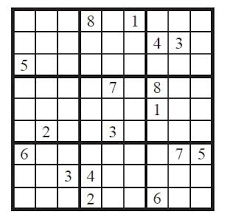
#> input picture Nadon/testImages/image1.png, 233 x 217 px, found by its file name
$ python split_cells_and_identify_empty_cells.py
#> lines starting #> are read from the running program, lines starting #| are printed output that depends on the picture; after the words box and inside, x2 and y2 are one past the last pixel; in counts of white or black regions, pixels touching at a corner belong together
import cv2
import numpy as np

# ---------- Configuration ----------
img_path = "Images/image1.png"
img_height, img_width = 450, 450
CELL_DISPLAY_SIZE = 50
CELL_SPACING = 5
EMPTY_FILL_RATIO = 0.05  # fraction of white pixels to consider a cell empty

# ---------- Functions ----------

def preprocess_image(img_path):
    img = cv2.imread(img_path)
    if img is None:
        raise FileNotFoundError(f"Cannot read image at {img_path}")

    img = cv2.resize(img, (img_width, img_height))

    cv2.imshow("Input image (resized)", img)
    cv2.waitKey(0)
    cv2.destroyAllWindows()

    img_gray = cv2.cvtColor(img, cv2.COLOR_BGR2GRAY)
    img_blur = cv2.GaussianBlur(img_gray, (5, 5), 1)
    img_thresh = cv2.adaptiveThreshold(
        img_blur, 255,
        cv2.ADAPTIVE_THRESH_GAUSSIAN_C,
        cv2.THRESH_BINARY, 11, 2
    )
    img_thresh = cv2.bitwise_not(img_thresh)
    return img, img_thresh

def find_biggest_contour(img, img_thresh):
    contours, _ = cv2.findContours(img_thresh, cv2.RETR_EXTERNAL, cv2.CHAIN_APPROX_SIMPLE)
    biggest_area = 0
    biggest_contour = None
    for contour in contours:
        area = cv2.contourArea(contour)
        if area > 1000:
            peri = cv2.arcLength(contour, True)
            approx = cv2.approxPolyDP(contour, 0.02 * peri, True)
            if area > biggest_area and len(approx) == 4:
                biggest_area = area
                biggest_contour = approx
    if biggest_contour is None:
        raise Exception("No suitable Sudoku contour found!")

    points = biggest_contour.reshape((4, 2)).astype(np.float32)
    new_points = np.zeros((4, 2), dtype=np.float32)
    add = points.sum(1)
    new_points[0] = points[np.argmin(add)]
    new_points[2] = points[np.argmax(add)]
    diff = np.diff(points, axis=1)
    new_points[1] = points[np.argmin(diff)]
    new_points[3] = points[np.argmax(diff)]
    return new_points

def warp_image(img, corners):
    destination = np.array([
        [0, 0],
        [img_width - 1, 0],
        [img_width - 1, img_height - 1],
        [0, img_height - 1]
    ], dtype=np.float32)
    matrix = cv2.getPerspectiveTransform(corners, destination)
    warped = cv2.warpPerspective(img, matrix, (img_width, img_height))
    return warped

def crop_cell_margin(cell, margin_ratio=0.05):
    h, w = cell.shape[:2]
    top = int(h * margin_ratio)
    bottom = int(h * (1 - margin_ratio))
    left = int(w * margin_ratio)
    right = int(w * (1 - margin_ratio))
    return cell[top:bottom, left:right]

def split_cells_to_matrix(warped_img, crop_margin=True):

    h, w = warped_img.shape[:2]
    cell_h, cell_w = h // 9, w // 9
    grid = []
    for row in range(9):
        row_cells = []
        for col in range(9):
            x0, y0 = col * cell_w, row * cell_h
            x1, y1 = (col + 1) * cell_w, (row + 1) * cell_h
            cell = warped_img[y0:y1, x0:x1]
            if crop_margin:
                cell = crop_cell_margin(cell, margin_ratio=0.2)
            row_cells.append(cell)
        grid.append(row_cells)
    return grid

def binarize_cell(cell):
    gray = cv2.cvtColor(cell, cv2.COLOR_BGR2GRAY)
    blur = cv2.GaussianBlur(gray, (3, 3), 0)
    bin_cell = cv2.adaptiveThreshold(
        blur, 255,
        cv2.ADAPTIVE_THRESH_GAUSSIAN_C,
        cv2.THRESH_BINARY_INV,
        11, 2
    )
    return bin_cell

def is_cell_empty(cell, fill_ratio=EMPTY_FILL_RATIO):
    bin_cell = binarize_cell(cell)
    h, w = bin_cell.shape
    white_pixels = cv2.countNonZero(bin_cell)
    return (white_pixels / (h * w)) < fill_ratio

def print_sudoku_placeholder_with_separators(grid_cells):
    sudoku_grid = []
    for row in grid_cells:
        row_symbols = []
        for cell in row:
            if is_cell_empty(cell):
                row_symbols.append('0')  # empty cell
            else:
                row_symbols.append('X')  # filled placeholder
        sudoku_grid.append(row_symbols)

    print("Sudoku Grid (0 = empty, X = placeholder):\n")
    for i, row in enumerate(sudoku_grid):
        row_str = ""
        for j, val in enumerate(row):
            row_str += val + " "
            if (j + 1) % 3 == 0 and j < 8:
                row_str += "| "
        print(row_str.strip())
        if (i + 1) % 3 == 0 and i < 8:
            print("-" * 21)

def display_cells_grid(grid_cells, cell_size=CELL_DISPLAY_SIZE, spacing=CELL_SPACING):
    """Display all 81 cells in one window with spacing."""
    grid_img_height = 9 * cell_size + 8 * spacing
    grid_img_width = 9 * cell_size + 8 * spacing
    grid_img = np.ones((grid_img_height, grid_img_width), dtype=np.uint8) * 255  # white background

    for row in range(9):
        for col in range(9):
            cell = grid_cells[row][col]
            cell_gray = cv2.cvtColor(cell, cv2.COLOR_BGR2GRAY)
            cell_resized = cv2.resize(cell_gray, (cell_size, cell_size))

            y_start = row * (cell_size + spacing)
            y_end = y_start + cell_size
            x_start = col * (cell_size + spacing)
            x_end = x_start + cell_size

            grid_img[y_start:y_end, x_start:x_end] = cell_resized

    cv2.imshow("Individual cropped cells", grid_img)
    cv2.waitKey(0)
    cv2.destroyAllWindows()


def display_cells_grid_with_placeholders(grid_cells, cell_size=CELL_DISPLAY_SIZE, spacing=CELL_SPACING):

    grid_img_height = 9 * cell_size + 8 * spacing
    grid_img_width = 9 * cell_size + 8 * spacing
    grid_img = np.ones((grid_img_height, grid_img_width), dtype=np.uint8) * 255  # white background

    for row in range(9):
        for col in range(9):
            cell = grid_cells[row][col]
            cell_gray = cv2.cvtColor(cell, cv2.COLOR_BGR2GRAY)
            cell_resized = cv2.resize(cell_gray, (cell_size, cell_size))

            y_start = row * (cell_size + spacing)
            y_end = y_start + cell_size
            x_start = col * (cell_size + spacing)
            x_end = x_start + cell_size

            grid_img[y_start:y_end, x_start:x_end] = cell_resized

            # Overlay placeholder text
            if is_cell_empty(cell):
                text = '0'
            else:
                text = 'X'

            # Put text in the center of the cell
            font = cv2.FONT_HERSHEY_SIMPLEX
            font_scale = 0.6
            thickness = 1
            text_size, _ = cv2.getTextSize(text, font, font_scale, thickness)
            text_x = x_start + (cell_size - text_size[0]) // 2
            text_y = y_start + (cell_size + text_size[1]) // 2
            cv2.putText(grid_img, text, (text_x, text_y), font, font_scale, (0,), thickness, cv2.LINE_AA)

    cv2.imshow("Individual cropped cells with Placeholders", grid_img)
    cv2.waitKey(0)
    cv2.destroyAllWindows()


# ---------- Main Pipeline ----------
def main():
    img, img_thresh = preprocess_image(img_path)
#> in preprocess_image, img is the input picture: shape (217, 233, 3); mean B, G, R 213.9, 213.9, 214
#> in preprocess_image, `img = cv2.resize(img, (img_width, img_height))`:
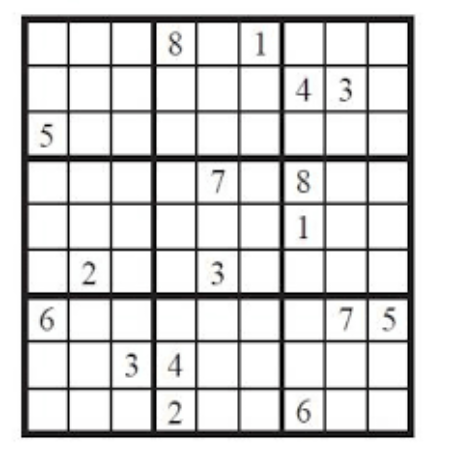
#> img: shape (450, 450, 3); mean B, G, R 213.8, 213.8, 213.9
#> in preprocess_image, `img_blur = cv2.GaussianBlur(img_gray, (5, 5), 1)`:
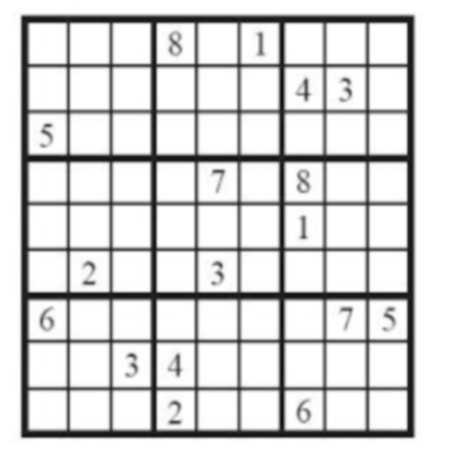
#> img_blur: shape (450, 450); min 19, max 255, mean 213.8
#> in preprocess_image, `img_thresh = cv2.adaptiveThreshold( img_blur, 255, cv2.ADAPTIVE_THRESH..`:
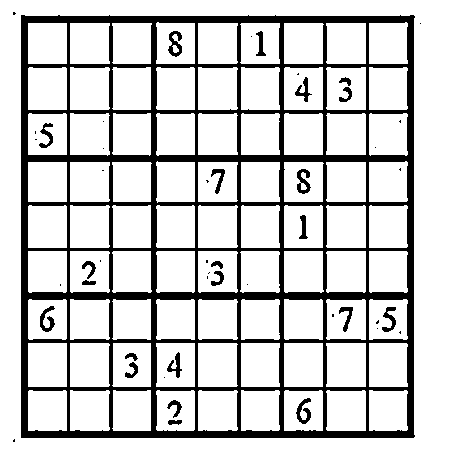
#> img_thresh: shape (450, 450); 80.5% white; 48 black regions (25 under 20 px), largest, box (x1, y1, x2, y2) and area: (21, 15, 415, 438) 36724, (168, 31, 182, 57) 199, (297, 169, 311, 194) 197
#> in preprocess_image, `img_thresh = cv2.bitwise_not(img_thresh)`: img_thresh: shape (450, 450); 19.5% white; 48 white regions (25 under 20 px)
    corners = find_biggest_contour(img, img_thresh)
#> in find_biggest_contour, `contours, _ = cv2.findContours(img_thresh, cv2.RETR_EXTERNAL, cv2.CHAI..`: contours = 4 contours, 3 with area under 20; largest, box (x1, y1, x2, y2) and area: (21, 15, 415, 438) 165049
#> the loop in find_biggest_contour, `for contour in contours:` made 4 passes
#> (area, peri, biggest_area, biggest_contour) on pass 3: (165049, 1634.6, 165049, [[21, 15], [21, 437], [413, 437], [414, 16]])
#> after the loop in find_biggest_contour, `for contour in contours:`: biggest_area = 165049
#> in find_biggest_contour, `points = biggest_contour.reshape((4, 2)).astype(np.float32)`: points = [[21, 15], [21, 437], [413, 437], [414, 16]]
#> in find_biggest_contour, `add = points.sum(1)`: add = [36, 458, 850, 430]
#> in find_biggest_contour, `diff = np.diff(points, axis=1)`: diff = [-6, 416, 24, -398]
#> corners = [[21, 15], [414, 16], [413, 437], [21, 437]]
    warped_img = warp_image(img, corners)
#> in warp_image, `matrix = cv2.getPerspectiveTransform(corners, destination)`: matrix = [[1.14, 3.84e-18, -23.93], [-0.0027, 1.06, -15.86], [-6.01e-06, -6.04e-06, 1]]
#> in warp_image, `warped = cv2.warpPerspective(img, matrix, (img_width, img_height))`:
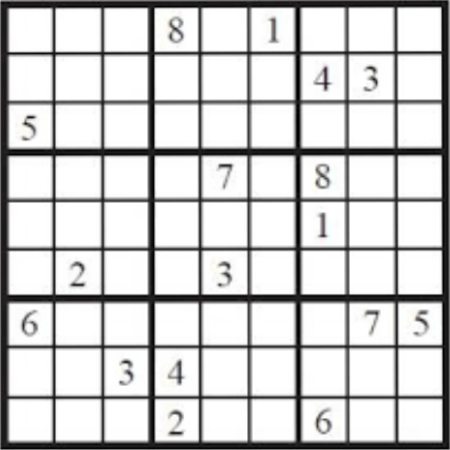
#> warped: shape (450, 450, 3); mean B, G, R 205.5, 205.6, 205.7
    sudoku_cells = split_cells_to_matrix(warped_img, crop_margin=True)
#> after the loop in split_cells_to_matrix, `for row in range(9):`: grid = 9 items
#> sudoku_cells = 9 items
    print_sudoku_placeholder_with_separators(sudoku_cells)
#> the loop in print_sudoku_placeholder_with_separators, `for row in grid_cells:` made 9 passes
#> pass 1, in binarize_cell, `bin_cell = cv2.adaptiveThreshold( blur, 255, cv2.ADAPTIVE_THRESH_GAUSS..`:
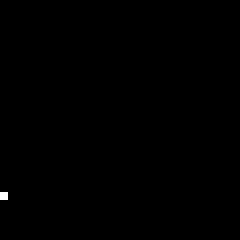
#> bin_cell: shape (30, 30) (shown 8 times larger); 0.11% white in thin lines or dots, all inside (x1, y1, x2, y2) = (0, 24, 1, 25)
#> the loop in print_sudoku_placeholder_with_separators, `for i, row in enumerate(sudoku_grid):` made 9 passes
#> row on passes 1 to 9: ['0', '0', '0', 'X', '0', 'X', '0', '0', '0'], ['0', '0', '0', '0', '0', '0', 'X', 'X', '0'], ['X', '0', '0', '0', '0', '0', '0', '0', '0'], ['0', '0', '0', '0', 'X', '0', 'X', '0', '0'], ['0', '0', '0', '0', '0', '0', 'X', '0', '0'], ['0', 'X', '0', '0', 'X', '0', '0', '0', '0'], ['X', '0', '0', '0', '0', '0', '0', 'X', 'X'], ['0', '0', 'X', 'X', '0', '0', '0', '0', '0'], ['0', '0', '0', 'X', '0', '0', 'X', '0', '0']
#| 0 0 0 | X 0 X | 0 0 0
#| 0 0 0 | 0 0 0 | X X 0
#| X 0 0 | 0 0 0 | 0 0 0
#| ---------------------
#| 0 0 0 | 0 X 0 | X 0 0
#| 0 0 0 | 0 0 0 | X 0 0
#| 0 X 0 | 0 X 0 | 0 0 0
#| ---------------------
#| X 0 0 | 0 0 0 | 0 X X
#| 0 0 X | X 0 0 | 0 0 0
#> (further printed lines are left out)
    display_cells_grid(sudoku_cells)
#> after the loop in display_cells_grid, `for row in range(9):`:
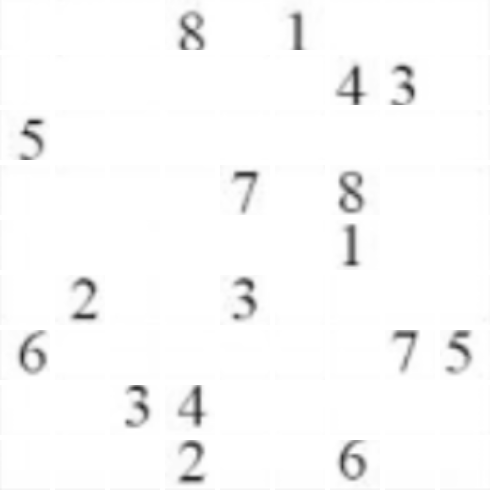
#> grid_img: shape (490, 490); min 26, max 255, mean 249.8
    display_cells_grid_with_placeholders(sudoku_cells)
#> the loop in display_cells_grid_with_placeholders, `for row in range(9):` made 9 passes
#> after the loop in display_cells_grid_with_placeholders, `for row in range(9):`:
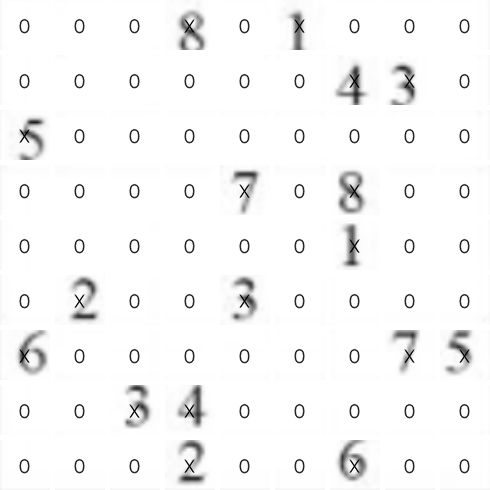
#> grid_img: shape (490, 490); min 0, max 255, mean 246.4


if __name__ == "__main__":
    main()

$ run again, with Nadon/testImages/image2.png copied over Nadon/testImages/image1.png
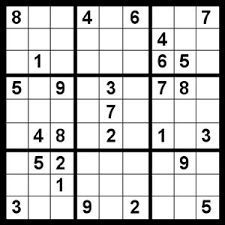
#> input picture Nadon/testImages/image2.png, 225 x 225 px, found by its file name
#> in preprocess_image, img is the input picture: shape (225, 225, 3); min 0, max 255, mean 195.8
#> img: shape (450, 450, 3)
#> in preprocess_image, `img_thresh = cv2.adaptiveThreshold( img_blur, 255, cv2.ADAPTIVE_THRESH..`:
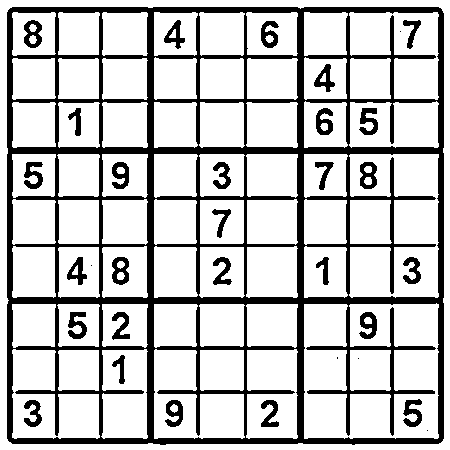
#> img_thresh: shape (450, 450); 77.3% white; 33 black regions (5 under 20 px), largest, box (x1, y1, x2, y2) and area: (7, 7, 444, 445) 38798, (68, 312, 87, 339) 306, (403, 399, 422, 427) 306
#> contours = 1 contour; box (x1, y1, x2, y2) and area: (7, 7, 444, 445) 190017
#> the loop in find_biggest_contour, `for contour in contours:` made 1 pass
#> (area, peri, biggest_area, biggest_contour) on pass 1: (190017, 1744.6, 190017, [[10, 8], [8, 440], [440, 442], [441, 9]])
#> after the loop in find_biggest_contour, `for contour in contours:`: biggest_area = 190017
#> points = [[10, 8], [8, 440], [440, 442], [441, 9]]
#> add = [18, 448, 882, 450]
#> diff = [-2, 432, 2, -432]
#> corners = [[10, 8], [441, 9], [440, 442], [8, 440]]
#> matrix = [[1.04, 0.00483, -10.48], [-0.00242, 1.04, -8.31], [5.33e-06, 5.41e-06, 1]]
#> after the loop in split_cells_to_matrix, `for row in range(9):`: grid = 9 items
#> the loop in print_sudoku_placeholder_with_separators, `for row in grid_cells:` made 9 passes
#> the loop in print_sudoku_placeholder_with_separators, `for i, row in enumerate(sudoku_grid):` made 9 passes
#> row on passes 1 to 8: ['X', '0', '0', 'X', '0', 'X', '0', '0', 'X'], ['0', '0', '0', '0', '0', '0', 'X', '0', '0'], ['0', 'X', '0', '0', '0', '0', 'X', 'X', '0'], ['X', '0', 'X', '0', 'X', '0', 'X', 'X', '0'], ['0', '0', '0', '0', 'X', '0', '0', '0', '0'], ['0', 'X', 'X', '0', 'X', '0', 'X', '0', 'X'], ['0', 'X', 'X', '0', '0', '0', '0', 'X', '0'], ['0', '0', 'X', '0', '0', '0', '0', '0', '0']
#> (printed output is left out)
#> the loop in display_cells_grid_with_placeholders, `for row in range(9):` made 9 passes
#> after the loop in display_cells_grid_with_placeholders, `for row in range(9):`:
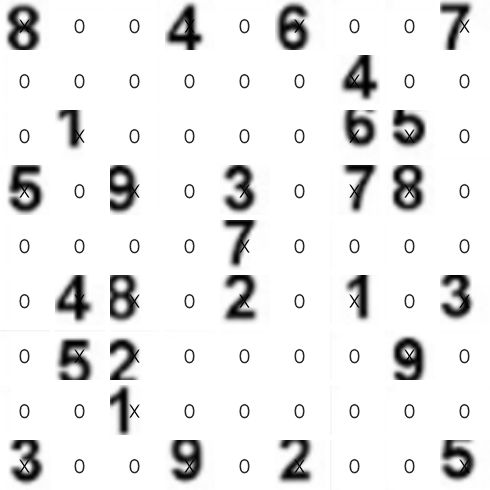
#> grid_img: shape (490, 490); min 0, max 255, mean 232.8

$ run again, with Nadon/testImages/image3.png copied over Nadon/testImages/image1.png
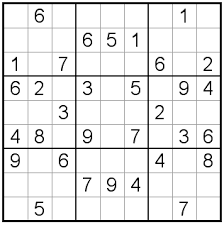
#> input picture Nadon/testImages/image3.png, 224 x 225 px, found by its file name
#> in preprocess_image, img is the input picture: shape (225, 224, 3); min 0, max 255, mean 230.7
#> img: shape (450, 450, 3)
#> in preprocess_image, `img_thresh = cv2.adaptiveThreshold( img_blur, 255, cv2.ADAPTIVE_THRESH..`:
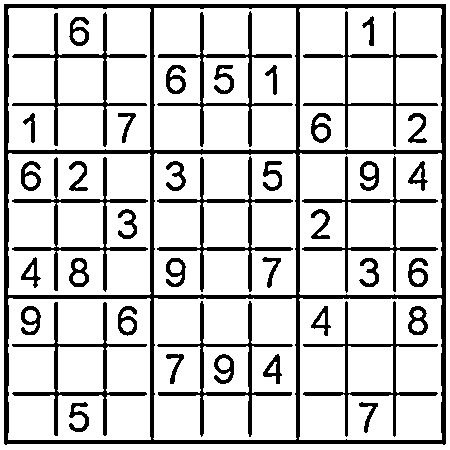
#> img_thresh: shape (450, 450); 80.8% white; 42 black regions, largest, box (x1, y1, x2, y2) and area: (4, 4, 446, 445) 14492, (12, 157, 148, 292) 1980, (157, 156, 293, 292) 1977
#> contours = 1 contour; box (x1, y1, x2, y2) and area: (4, 4, 446, 445) 193603
#> the loop in find_biggest_contour, `for contour in contours:` made 1 pass
#> (area, peri, biggest_area, biggest_contour) on pass 1: (193603, 1761.7, 193603, [[4, 4], [5, 444], [445, 443], [445, 4]])
#> after the loop in find_biggest_contour, `for contour in contours:`: biggest_area = 193603
#> points = [[4, 4], [5, 444], [445, 443], [445, 4]]
#> add = [8, 449, 888, 449]
#> diff = [0, 439, -2, -441]
#> corners = [[4, 4], [445, 4], [445, 443], [5, 444]]
#> matrix = [[1.02, -0.00231, -4.05], [0, 1.02, -4.07], [-5.17e-06, -5.14e-06, 1]]
#> after the loop in split_cells_to_matrix, `for row in range(9):`: grid = 9 items
#> the loop in print_sudoku_placeholder_with_separators, `for row in grid_cells:` made 9 passes
#> the loop in print_sudoku_placeholder_with_separators, `for i, row in enumerate(sudoku_grid):` made 9 passes
#> row on passes 1 to 8: ['0', 'X', '0', '0', '0', '0', '0', 'X', '0'], ['0', '0', '0', 'X', 'X', 'X', '0', '0', '0'], ['X', '0', 'X', '0', '0', '0', 'X', '0', 'X'], ['X', 'X', '0', 'X', '0', 'X', '0', 'X', 'X'], ['0', '0', 'X', '0', '0', '0', 'X', '0', '0'], ['X', 'X', '0', 'X', '0', 'X', '0', 'X', 'X'], ['X', '0', 'X', '0', '0', '0', 'X', '0', 'X'], ['0', '0', '0', 'X', 'X', 'X', '0', '0', '0']
#> (printed output is left out)
#> the loop in display_cells_grid_with_placeholders, `for row in range(9):` made 9 passes
#> after the loop in display_cells_grid_with_placeholders, `for row in range(9):`:
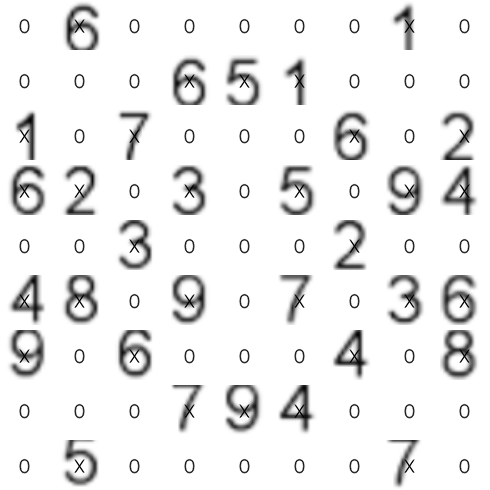
#> grid_img: shape (490, 490); min 0, max 255, mean 236.6

$ run again, with Nadon/testImages/image5.png copied over Nadon/testImages/image1.png
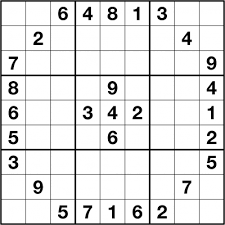
#> input picture Nadon/testImages/image5.png, 225 x 225 px, found by its file name
#> in preprocess_image, img is the input picture: shape (225, 225, 3); min 0, max 255, mean 226.8
#> img: shape (450, 450, 3)
#> contours = 1 contour; box (x1, y1, x2, y2) and area: (0, 0, 450, 450) 201587
#> the loop in find_biggest_contour, `for contour in contours:` made 1 pass
#> (area, peri, biggest_area, biggest_contour) on pass 1: (201587, 1793.7, 201587, [[2, 0], [0, 447], [447, 449], [449, 2]])
#> after the loop in find_biggest_contour, `for contour in contours:`: biggest_area = 201587
#> points = [[2, 0], [0, 447], [447, 449], [449, 2]]
#> add = [2, 447, 896, 451]
#> diff = [-2, 447, 2, -447]
#> corners = [[2, 0], [449, 2], [447, 449], [0, 447]]
#> matrix = [[1, 0.00449, -2.01], [-0.00449, 1, 0.00899], [9.04e-21, 4.05e-23, 1]]
#> after the loop in split_cells_to_matrix, `for row in range(9):`: grid = 9 items
#> the loop in print_sudoku_placeholder_with_separators, `for row in grid_cells:` made 9 passes
#> the loop in print_sudoku_placeholder_with_separators, `for i, row in enumerate(sudoku_grid):` made 9 passes
#> row on passes 1 to 8: ['0', '0', 'X', 'X', 'X', 'X', 'X', '0', '0'], ['0', 'X', '0', '0', '0', '0', '0', 'X', '0'], ['X', '0', '0', '0', '0', '0', '0', '0', 'X'], ['X', '0', '0', '0', 'X', '0', '0', '0', 'X'], ['X', '0', '0', 'X', 'X', 'X', '0', '0', 'X'], ['X', '0', '0', '0', 'X', '0', '0', '0', 'X'], ['X', '0', '0', '0', '0', '0', '0', '0', 'X'], ['0', 'X', '0', '0', '0', '0', '0', 'X', '0']
#> (printed output is left out)
#> the loop in display_cells_grid_with_placeholders, `for row in range(9):` made 9 passes
#> after the loop in display_cells_grid_with_placeholders, `for row in range(9):`:
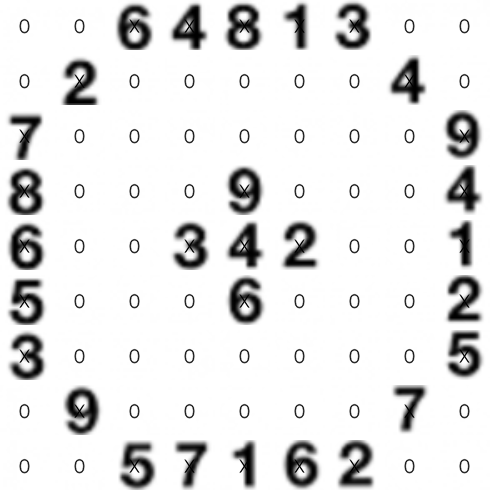
#> grid_img: shape (490, 490); min 0, max 255, mean 229.3
